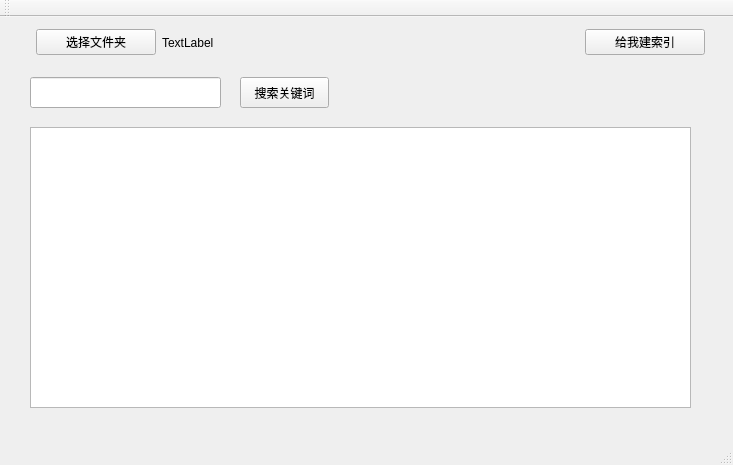
<?xml version="1.0" encoding="UTF-8"?>
<ui version="4.0">
 <class>MainWindow</class>
 <widget class="QMainWindow" name="MainWindow">
  <property name="geometry">
   <rect>
    <x>0</x>
    <y>0</y>
    <width>733</width>
    <height>465</height>
   </rect>
  </property>
  <property name="windowTitle">
   <string>MainWindow</string>
  </property>
  <widget class="QWidget" name="centralWidget">
   <widget class="QListWidget" name="filesList">
    <property name="geometry">
     <rect>
      <x>30</x>
      <y>110</y>
      <width>661</width>
      <height>281</height>
     </rect>
    </property>
   </widget>
   <widget class="QPushButton" name="searchButton">
    <property name="geometry">
     <rect>
      <x>240</x>
      <y>60</y>
      <width>89</width>
      <height>31</height>
     </rect>
    </property>
    <property name="text">
     <string>搜索关键词</string>
    </property>
   </widget>
   <widget class="QWidget" name="horizontalLayoutWidget">
    <property name="geometry">
     <rect>
      <x>25</x>
      <y>0</y>
      <width>691</width>
      <height>51</height>
     </rect>
    </property>
    <layout class="QHBoxLayout" name="horizontalLayout">
     <item>
      <widget class="QPushButton" name="choiceDirButton">
       <property name="maximumSize">
        <size>
         <width>120</width>
         <height>16777215</height>
        </size>
       </property>
       <property name="text">
        <string>选择文件夹</string>
       </property>
      </widget>
     </item>
     <item>
      <widget class="QLabel" name="DirLabel">
       <property name="text">
        <string>TextLabel</string>
       </property>
      </widget>
     </item>
     <item>
      <widget class="QPushButton" name="pushButton">
       <property name="maximumSize">
        <size>
         <width>120</width>
         <height>16777215</height>
        </size>
       </property>
       <property name="text">
        <string>给我建索引</string>
       </property>
      </widget>
     </item>
    </layout>
   </widget>
   <widget class="QLineEdit" name="searchLine">
    <property name="geometry">
     <rect>
      <x>30</x>
      <y>60</y>
      <width>191</width>
      <height>31</height>
     </rect>
    </property>
   </widget>
  </widget>
  <widget class="QMenuBar" name="menuBar">
   <property name="geometry">
    <rect>
     <x>0</x>
     <y>0</y>
     <width>733</width>
     <height>25</height>
    </rect>
   </property>
  </widget>
  <widget class="QToolBar" name="mainToolBar">
   <attribute name="toolBarArea">
    <enum>TopToolBarArea</enum>
   </attribute>
   <attribute name="toolBarBreak">
    <bool>false</bool>
   </attribute>
  </widget>
  <widget class="QStatusBar" name="statusBar"/>
 </widget>
 <layoutdefault spacing="6" margin="11"/>
 <resources/>
 <connections/>
</ui>
